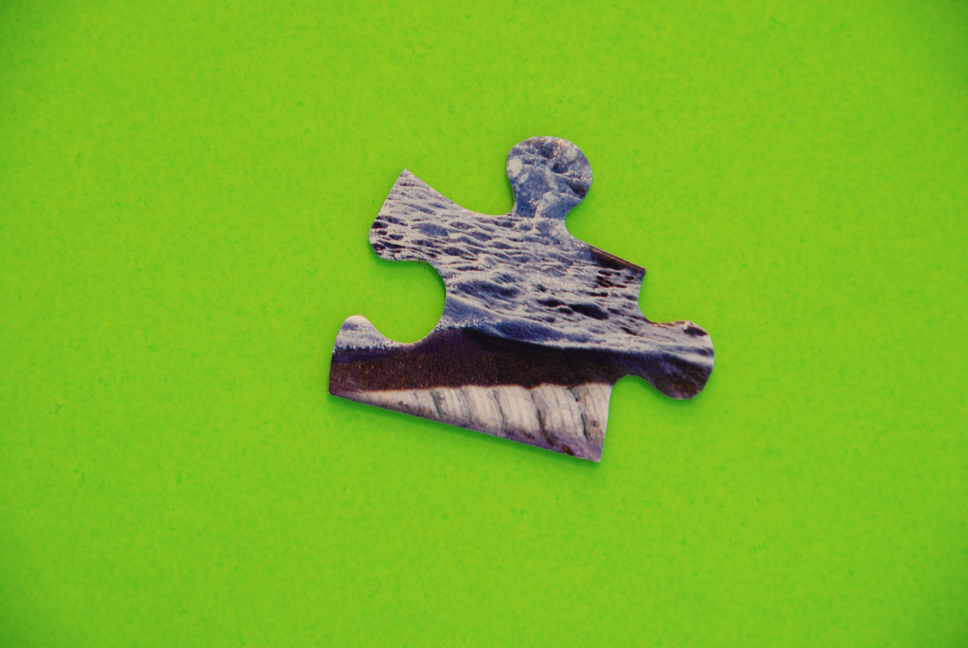
#> input picture data/unicorn/0.jpg, 3872 x 2592 px (shown at 1/4 size)
$ python -i piece.py   (imports and definitions only)   (older library calls are emulated)
#> lines starting #> are read from the running program, lines starting #| are printed output that depends on the picture; after the words box and inside, x2 and y2 are one past the last pixel; in counts of white or black regions, pixels touching at a corner belong together
### src/math_utils.py
#!/usr/bin/env python
"""
A collection of math utilities.
"""

import numpy as np


def get_rotation_matrix_2d(angle):
    return np.array(
        [[np.cos(angle), np.sin(angle)],
         [-np.sin(angle), np.cos(angle)]]
    )


def rotate_2d(points, angle):
    matrix = get_rotation_matrix_2d(angle)
    return np.matmul(matrix, points.T).T


# [8 lines left out: function curvature, not called in this run]


def zero_crossings(x):
    return np.where(np.diff(np.sign(x)))[0]

### src/piece.py
#!/usr/bin/env python
"""
Functionality for processing individual puzzle pieces.

This module contains functions and data structures for handling individual
puzzle pieces. Puzzle pieces are assumed to be imaged against a solid
background color, preferrably a solid green background like the ones used
in hollywood movies.

To extract a puzzle piece first image the background alone and obtain its
representative color using get_average_pixel(). Then call get_puzzle_piece()
to obtain the data structures describing the puzzle piece needed downstream
for further processing.

Usage:
    piece.py show <filepath>
    piece.py slideshow <file_pattern>
"""

import collections
import cv2
import docopt
import glob
from matplotlib import pyplot
import numpy as np
from scipy import ndimage

import math_utils

# The default background color.
GREEN_SCREEN_RGB = np.array([29.35956073, 196.16425271, 135.00635897])

PuzzlePiece = collections.namedtuple(
    'PuzzlePiece', ('image', 'contour', 'mask'))


# [12 lines left out: function get_average_pixel, not called in this run]


def _locate(image, background_color, low_sensitivity=0.35,
            high_sensitivity=1.3, kernel_size=11):
    """Locates the puzzle piece within the image.

    The function performs background subtraction to find all the pixels
    associated with the puzzle piece.

   :param image: The image containing the puzzle piece against the background.
   :param background_color: The RGB color of the background.
   :param low_sensitivity:
        The multiplicative factor of the background color pixel to serve as
        the upperbound for color.
   :param high_sensitivity:
        The multiplicative factor of the background color pixel to serve as
        the lowerbound of the threshold operation.
    :param int kernel_size:
        The size of the kernel to use for closing holes remaining after the
        background subtraction takes place.
   :return:
        A mask with the same rows and columns as image, containing 1's for
        pixel locations where the puzzle piece exists, and 0 everywhere else.
    """
    low = background_color * low_sensitivity
    high = background_color * high_sensitivity
    mask = cv2.inRange(image, low, high)
    _, mask = cv2.threshold(mask, 100, 1, cv2.THRESH_BINARY_INV)
    labeled_array, num_labels = ndimage.measurements.label(mask)
    histogram, _ = np.histogram(labeled_array, num_labels)
    histogram = histogram[1:]
    piece_label = np.argmax(histogram) + 1
    mask_label = (labeled_array == piece_label).astype(np.uint8)
    kernel = np.ones((kernel_size, kernel_size), dtype=np.uint8)
    return cv2.morphologyEx(mask_label, cv2.MORPH_CLOSE, kernel)


def _extract_contour(mask):
    """Extracts the contour surrounding a mask.

    The function assumes the image has only one contour.

    :param mask:
        A mask containing 1's in the region of interest and 0's everywhere
        else.

    :return: An opencv contour surrounding the mask.
    """
    _, all_contours, _ = cv2.findContours(
        image=mask.astype(np.uint8), mode=cv2.RETR_EXTERNAL,
        method=cv2.CHAIN_APPROX_NONE)
    contour = all_contours[0].reshape(-1, 2)
    return contour


def _normalize(image, mask, contour):
    """Rotate, center and crop the data structures comprising the puzzle piece.

    :param image: The image containing the puzzle piece.
    :param mask: A mask containing 1's where the pixels belong to the piece.
    :param contour: A contour describing the shape of the puzzle piece.
    :return: A rotated, centered and cropped versions of the arguments.
    :rtype: PuzzlePiece
    """
    corner1, corner2, angle_degrees = cv2.minAreaRect(contour)
    center = np.average([corner1, corner2], axis=0)
    angle = np.deg2rad(angle_degrees)
    contour_rotated = math_utils.rotate_2d(contour - center, angle) + center

    # Rotate
    rotation_matrix = cv2.getRotationMatrix2D(tuple(center), angle_degrees, 1)
    num_rows, num_cols, _ = image.shape
    image_rotated = cv2.warpAffine(image, rotation_matrix,
                                   (num_rows * 2, num_cols * 2))

    # Trim
    x, y, width, height = cv2.boundingRect(contour_rotated.astype(np.int32))
    image_trim = image_rotated[y:(y + height), x:(x + width), :]
    contour_trim = (contour_rotated - np.array([x, y])).astype(np.int32)
    mask_trim = np.zeros(np.array([height, width]), dtype=np.int32)
    cv2.drawContours(mask_trim, [contour_trim], 0, 1, cv2.FILLED)

    return PuzzlePiece(image=image_trim, mask=mask_trim,
                       contour=contour_trim)


def _pad_image(image, factor=2):
    """Enlarges the image canvas, filling new pixels with colors at the edge.

    :param image: An RGB image
    :param factor:
        A scalar representing the factor in which the canvas is to be enlarged.
        A factor of 2 will double the canvas, a factor of 1 will keep it
        unchanged.
    :return:
        A padded version of the image provided as input, with the canvas size
        enlarged by the provided factor, and the original image placed in its
        center.
    """
    if factor < 1:
        raise ValueError('must pad image by a factor >= 1.')
    num_rows = image.shape[0]
    num_cols = image.shape[1]
    pad_rows = int(num_rows * (factor - 1)) // 2
    pad_cols = int(num_cols * (factor - 1)) // 2
    padding = [(pad_rows, pad_rows), (pad_cols, pad_cols)]
    if len(image.shape) == 3:
        padding.append((0, 0))
    return np.pad(image, padding, mode='edge')


def get_puzzle_piece(image, background=GREEN_SCREEN_RGB):
    """Process a raw image of a puzzle piece against a background.

    The processes
    :param image:
        The RGB image containing the puzzle piece against the background.
    :param background_color: The RGB color of the background.
    :return:
        A PuzzlePiece containing useful data structures describing the puzzle
        piece.
    :rtype: PuzzlePiece
    """
    padded_image = _pad_image(image, factor=1.2)
    mask = _locate(padded_image, background)
    contour = _extract_contour(mask)
    return _normalize(padded_image, mask, contour)


# [57 lines left out: functions visualize_piece, read_piece, _show_piece, _slideshow, not called in this run]


# [6 lines not run here, left out]

>>> import cv2
>>> picture = cv2.imread('../data/unicorn/0.jpg')
#> picture is the input picture: shape (2592, 3872, 3); mean B, G, R 39, 183.8, 124.5
>>> result = get_puzzle_piece(picture)
#> in _pad_image, `return np.pad(image, padding, mode='edge')`:
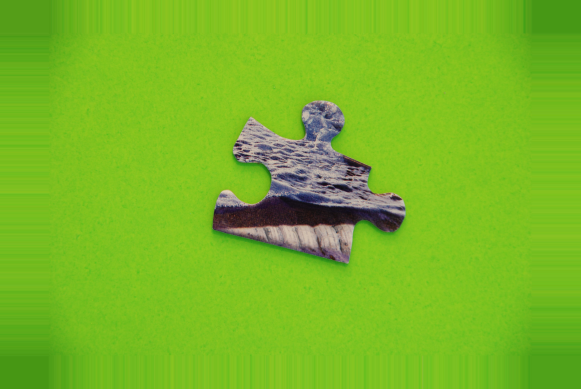
#> returned value: shape (3110, 4646, 3) (shown at 1/8 size); mean of channels 0, 1, 2 35.9, 183.7, 120.6; drawn as B, G, R
#> in _locate, `low = background_color * low_sensitivity`: low = [10.28, 68.66, 47.25]
#> in _locate, `high = background_color * high_sensitivity`: high = [38.17, 255, 175.5]
#> in _locate, `mask = cv2.inRange(image, low, high)`:
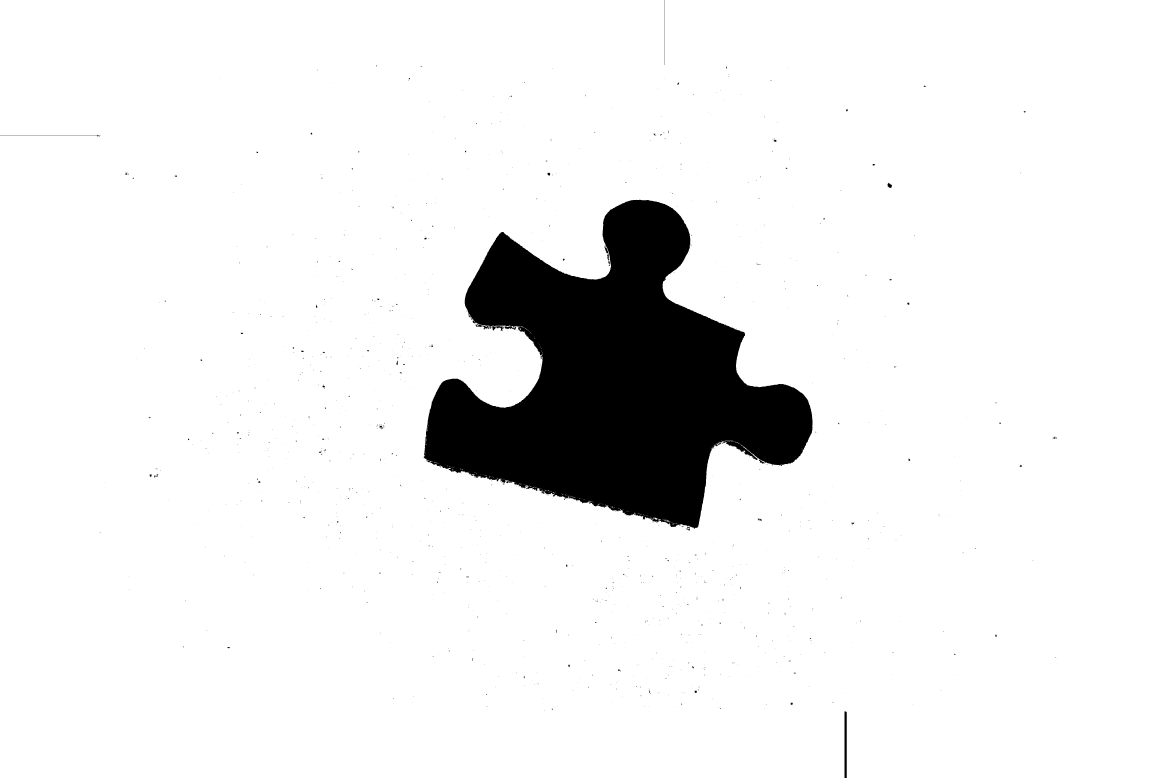
#> mask: shape (3110, 4646) (shown at 1/4 size); 92.5% white; 1067 black regions (989 under 20 px), largest, box (x1, y1, x2, y2) and area: (1695, 799, 3250, 2115) 1078294, (3378, 2845, 3387, 3110) 2372, (1965, 1304, 2016, 1323) 415
#> in _locate, `labeled_array, num_labels = ndimage.measurements.label(mask)`:
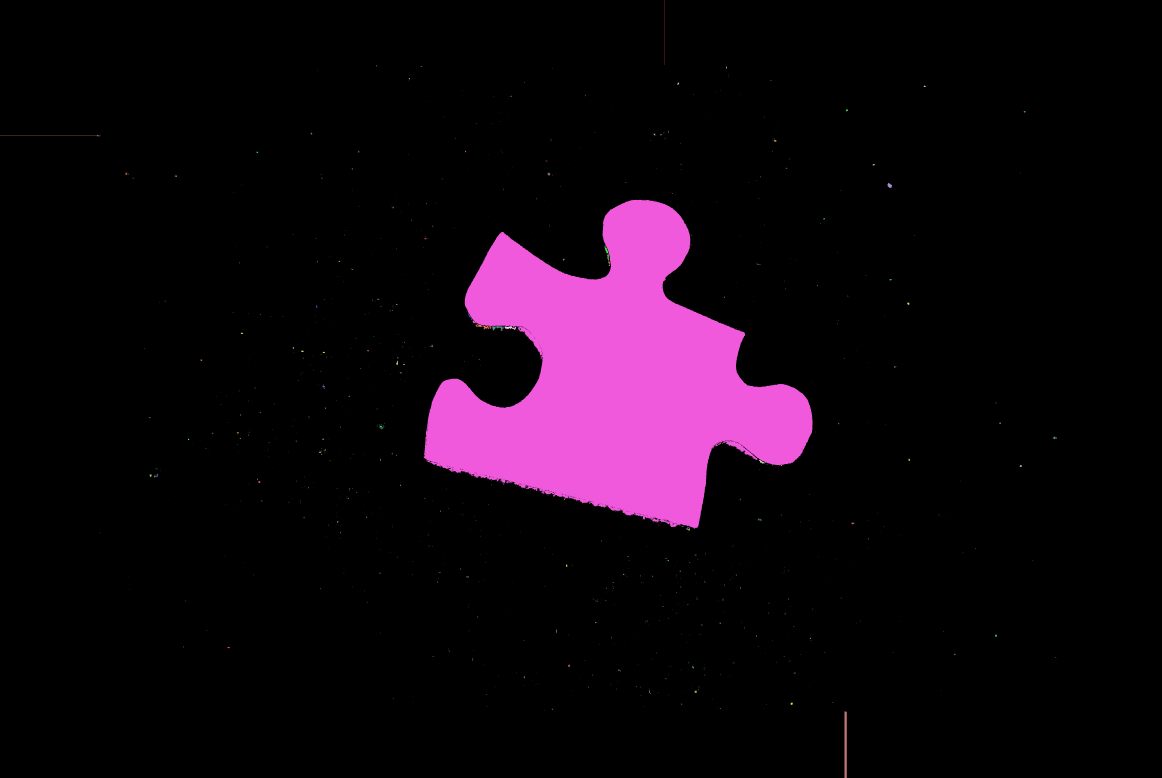
#> labeled_array: shape (3110, 4646) int32 (shown at 1/4 size); 1112 distinct labels, from 0 to 1111; one colour per label, 0 black
#> in _locate, `labeled_array, num_labels = ndimage.measurements.label(mask)`: num_labels = 1111
#> in _locate, `histogram, _ = np.histogram(labeled_array, num_labels)`: histogram = 1111 values, max 13359788 at index 0, min 1 at index 6, mean 13005.5
#> in _locate, `histogram = histogram[1:]`: histogram = 1110 values, max 1078196 at index 144, min 1 at index 5, mean 981.3
#> in _locate, `piece_label = np.argmax(histogram) + 1`: piece_label = 145
#> in _extract_contour, `_, all_contours, _ = cv2.findContours( image=mask.astype(np.uint8), mo..`: all_contours = 1 contour; box (x1, y1, x2, y2) and area: (1695, 799, 3250, 2115) 1078635
#> in _extract_contour, `contour = all_contours[0].reshape(-1, 2)`: contour = 5934 pairs, first value 1695 to 3249, second value 799 to 2114
#> in _normalize, `corner1, corner2, angle_degrees = cv2.minAreaRect(contour)`: corner1 = (2546.7, 1429.4); corner2 = (1247.4, 1503.8); angle_degrees = -75.93
#> in _normalize, `center = np.average([corner1, corner2], axis=0)`: center = [1897, 1466.6]
#> in _normalize, `angle = np.deg2rad(angle_degrees)`: angle = -1.33
#> in rotate_2d, `matrix = get_rotation_matrix_2d(angle)`: matrix = [[0.243, -0.97], [0.97, 0.243]]
#> in _normalize, `contour_rotated = math_utils.rotate_2d(contour - center, angle) + center`: contour_rotated = 5934 pairs, first value 1467.4 to 2714.8, second value 1335.8 to 2839.6
#> in _normalize, `rotation_matrix = cv2.getRotationMatrix2D(tuple(center), angle_degrees..`: rotation_matrix = [[0.243, -0.97, 2858.5], [0.97, 0.243, -730]]
#> in _normalize, `x, y, width, height = cv2.boundingRect(contour_rotated.astype(np.int32))`: x = 1467; y = 1335; width = 1248; height = 1505
#> in _normalize, `image_trim = image_rotated[y:(y + height), x:(x + width), :]`:
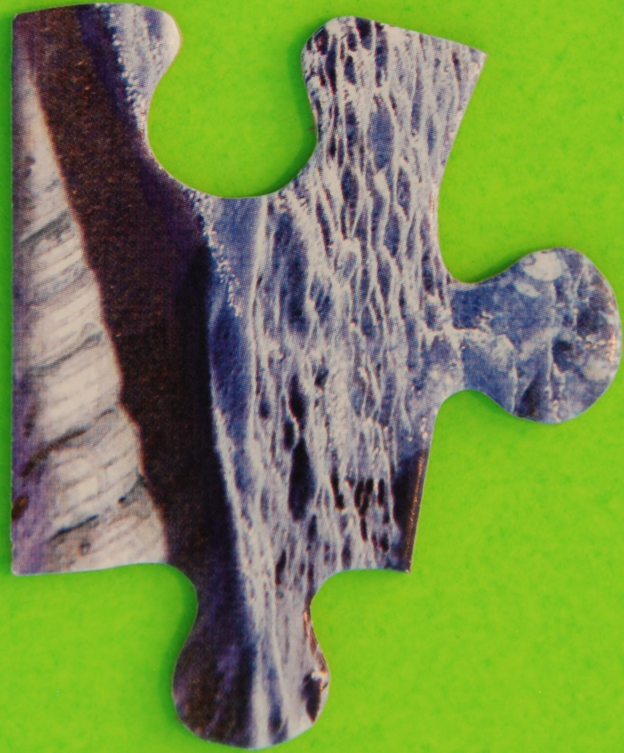
#> image_trim: shape (1505, 1248, 3) (shown at 1/2 size); mean of channels 0, 1, 2 74.3, 140.9, 118.1; drawn as B, G, R
#> in _normalize, `contour_trim = (contour_rotated - np.array([x, y])).astype(np.int32)`: contour_trim = 5934 pairs, first value 0 to 1247, second value 0 to 1504
#> in _normalize, `cv2.drawContours(mask_trim, [contour_trim], 0, 1, cv2.FILLED)`:
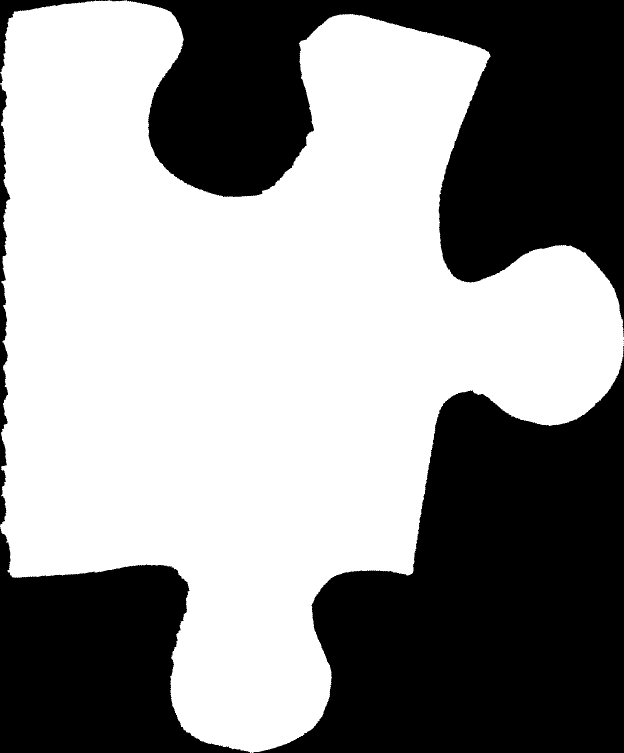
#> mask_trim: shape (1505, 1248) int32 (shown at 1/2 size); values 0 (black) and 1 (white), 57.6% white; 12 black regions (5 under 20 px), largest, box (x1, y1, x2, y2) and area: (507, 692, 1248, 1505) 351921, (253, 0, 1248, 674) 298792, (0, 1054, 500, 1505) 133106

$ run again, on data/unicorn/02.jpg
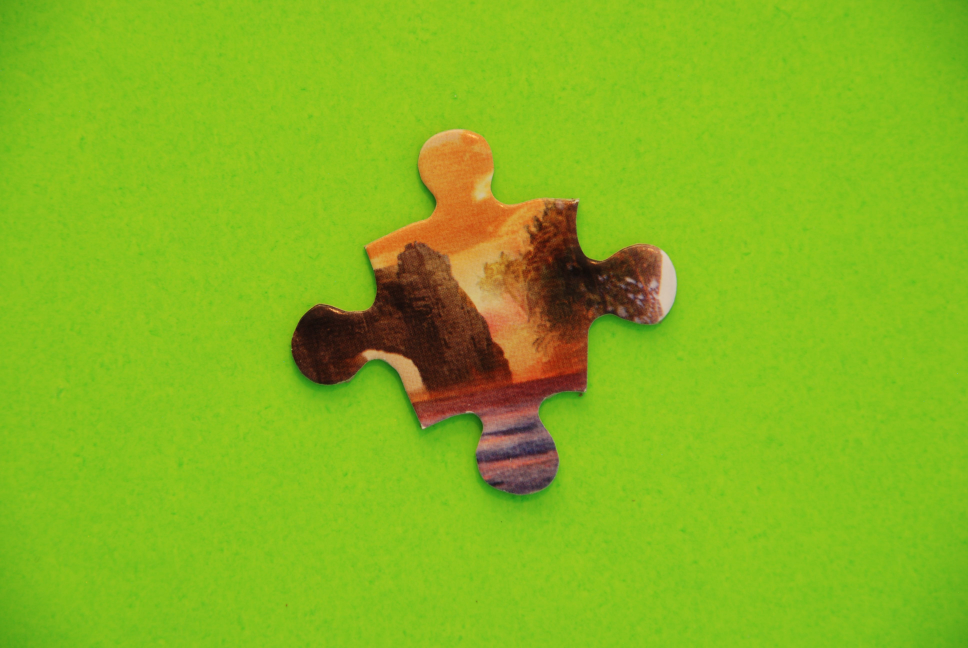
#> input picture data/unicorn/02.jpg, 3872 x 2592 px (shown at 1/4 size)
#> picture is the input picture: shape (2592, 3872, 3); mean B, G, R 29.7, 182.5, 133.6
#> low = [10.28, 68.66, 47.25]
#> high = [38.17, 255, 175.5]
#> in _locate, `labeled_array, num_labels = ndimage.measurements.label(mask)`:
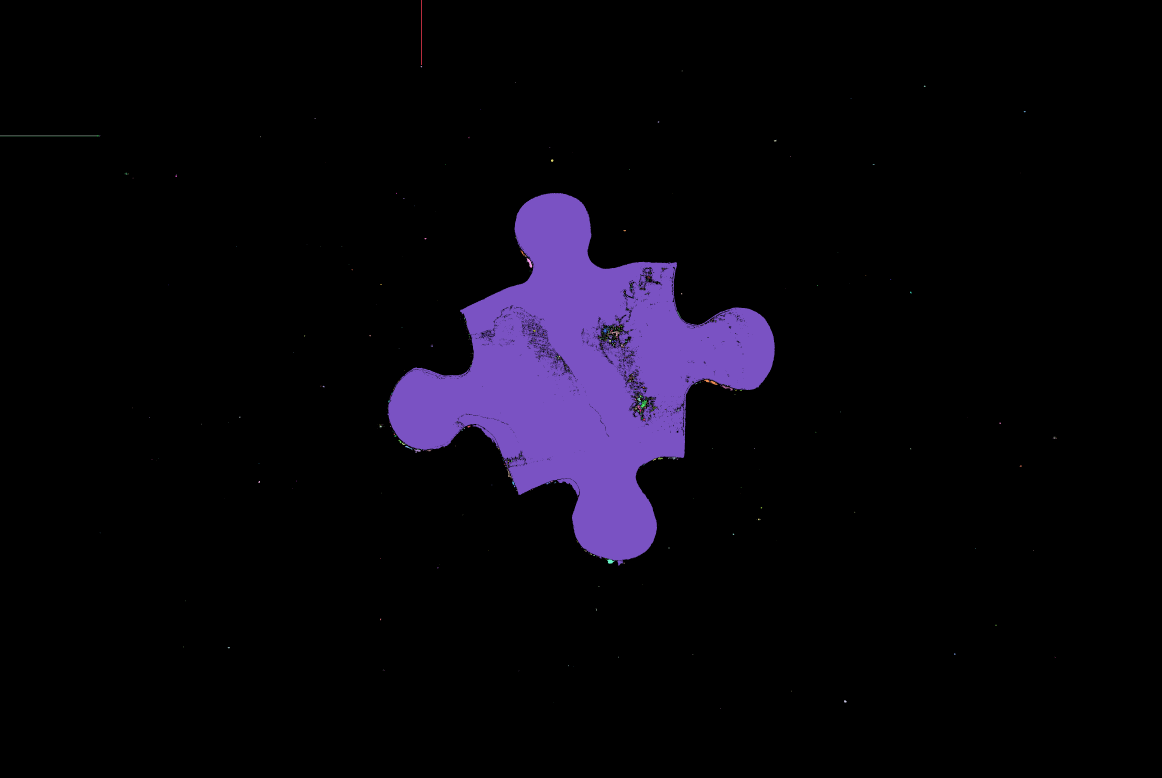
#> labeled_array: shape (3110, 4646) int32 (shown at 1/4 size); 1206 distinct labels, from 0 to 1205; one colour per label, 0 black
#> num_labels = 1205
#> in _locate, `histogram, _ = np.histogram(labeled_array, num_labels)`: histogram = 1205 values, max 13455781 at index 0, min 1 at index 17, mean 11990.9
#> in _locate, `histogram = histogram[1:]`: histogram = 1204 values, max 981324 at index 41, min 1 at index 16, mean 825
#> piece_label = 42
#> mask_label: shape (3110, 4646); values 0 (black) and 1 (white), 6.8% white; 1 white region, box (x1, y1, x2, y2) and area: (1550, 772, 3099, 2262) 981324
#> all_contours = 1 contour; box (x1, y1, x2, y2) and area: (1550, 772, 3099, 2262) 1016576
#> in _extract_contour, `contour = all_contours[0].reshape(-1, 2)`: contour = 5649 pairs, first value 1550 to 3098, second value 772 to 2261
#> corner1 = (2330.8, 1515.1); corner2 = (1194.1, 1233.5); angle_degrees = -57.72
#> center = [1762.5, 1374.3]
#> angle = -1.01
#> matrix = [[0.534, -0.845], [0.845, 0.534]]
#> contour_rotated = 5649 pairs, first value 1349.9 to 2544, second value 1313.3 to 2546.8
#> rotation_matrix = [[0.534, -0.845, 1983.3], [0.845, 0.534, -849.7]]
#> x = 1349; y = 1313; width = 1195; height = 1234
#> contour_trim = 5649 pairs, first value 0 to 1194, second value 0 to 1233
#> in _normalize, `cv2.drawContours(mask_trim, [contour_trim], 0, 1, cv2.FILLED)`:
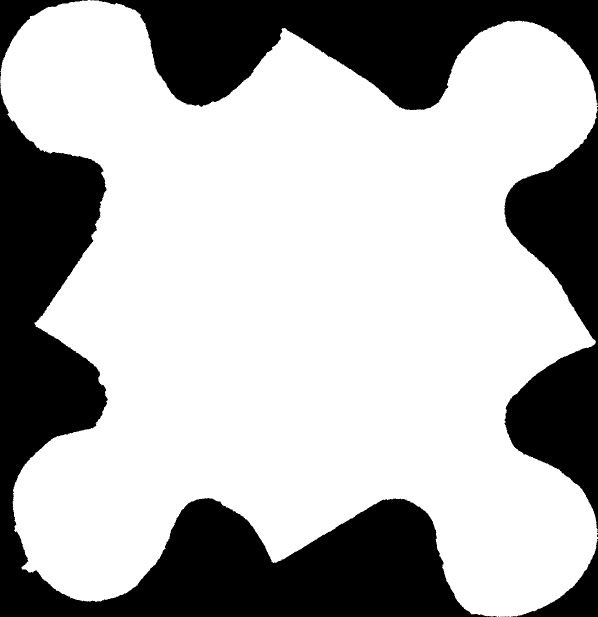
#> mask_trim: shape (1234, 1195) int32 (shown at 1/2 size); values 0 (black) and 1 (white), 69.1% white; 22 black regions (17 under 20 px), largest, box (x1, y1, x2, y2) and area: (0, 165, 994, 1234) 240892, (187, 0, 1195, 220) 120316, (1009, 222, 1195, 1059) 80208, (1022, 1082, 1195, 1234) 7502, (0, 0, 176, 160) 6077
